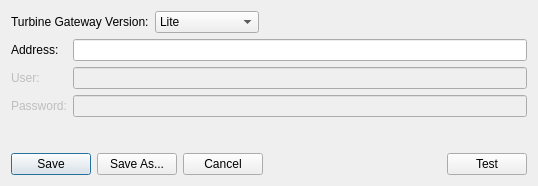
<?xml version="1.0" encoding="UTF-8"?>
<ui version="4.0">
 <class>turbineConfig</class>
 <widget class="QDialog" name="turbineConfig">
  <property name="geometry">
   <rect>
    <x>0</x>
    <y>0</y>
    <width>538</width>
    <height>186</height>
   </rect>
  </property>
  <property name="windowTitle">
   <string>Turbine Configuration</string>
  </property>
  <layout class="QVBoxLayout" name="verticalLayout">
   <item>
    <layout class="QHBoxLayout" name="horizontalLayout_3">
     <item>
      <widget class="QLabel" name="label_5">
       <property name="text">
        <string>Turbine Gateway Version:</string>
       </property>
       <property name="buddy">
        <cstring>verBox</cstring>
       </property>
      </widget>
     </item>
     <item>
      <widget class="QComboBox" name="verBox">
       <item>
        <property name="text">
         <string>Lite</string>
        </property>
       </item>
       <item>
        <property name="text">
         <string>Cluster/Cloud</string>
        </property>
       </item>
      </widget>
     </item>
     <item>
      <spacer name="horizontalSpacer_2">
       <property name="orientation">
        <enum>Qt::Horizontal</enum>
       </property>
       <property name="sizeHint" stdset="0">
        <size>
         <width>40</width>
         <height>20</height>
        </size>
       </property>
      </spacer>
     </item>
    </layout>
   </item>
   <item>
    <layout class="QGridLayout" name="gridLayout">
     <item row="4" column="1">
      <widget class="QLineEdit" name="pwdEdit">
       <property name="enabled">
        <bool>false</bool>
       </property>
       <property name="echoMode">
        <enum>QLineEdit::Password</enum>
       </property>
      </widget>
     </item>
     <item row="3" column="1">
      <widget class="QLineEdit" name="userEdit">
       <property name="enabled">
        <bool>false</bool>
       </property>
      </widget>
     </item>
     <item row="2" column="1">
      <widget class="QLineEdit" name="addressEdit">
       <property name="enabled">
        <bool>true</bool>
       </property>
       <property name="text">
        <string/>
       </property>
       <property name="readOnly">
        <bool>false</bool>
       </property>
      </widget>
     </item>
     <item row="2" column="0">
      <widget class="QLabel" name="label">
       <property name="text">
        <string>Address:</string>
       </property>
       <property name="buddy">
        <cstring>addressEdit</cstring>
       </property>
      </widget>
     </item>
     <item row="3" column="0">
      <widget class="QLabel" name="label_2">
       <property name="enabled">
        <bool>false</bool>
       </property>
       <property name="text">
        <string>User:</string>
       </property>
       <property name="buddy">
        <cstring>userEdit</cstring>
       </property>
      </widget>
     </item>
     <item row="4" column="0">
      <widget class="QLabel" name="label_3">
       <property name="enabled">
        <bool>false</bool>
       </property>
       <property name="text">
        <string>Password:</string>
       </property>
       <property name="buddy">
        <cstring>pwdEdit</cstring>
       </property>
      </widget>
     </item>
    </layout>
   </item>
   <item>
    <spacer name="verticalSpacer_2">
     <property name="orientation">
      <enum>Qt::Vertical</enum>
     </property>
     <property name="sizeHint" stdset="0">
      <size>
       <width>20</width>
       <height>40</height>
      </size>
     </property>
    </spacer>
   </item>
   <item>
    <layout class="QHBoxLayout" name="horizontalLayout">
     <item>
      <widget class="QPushButton" name="saveButton">
       <property name="text">
        <string>Save</string>
       </property>
      </widget>
     </item>
     <item>
      <widget class="QPushButton" name="saveAsButton">
       <property name="text">
        <string>Save As...</string>
       </property>
      </widget>
     </item>
     <item>
      <widget class="QPushButton" name="cancelButton">
       <property name="text">
        <string>Cancel</string>
       </property>
      </widget>
     </item>
     <item>
      <spacer name="horizontalSpacer">
       <property name="orientation">
        <enum>Qt::Horizontal</enum>
       </property>
       <property name="sizeHint" stdset="0">
        <size>
         <width>40</width>
         <height>20</height>
        </size>
       </property>
      </spacer>
     </item>
     <item>
      <widget class="QPushButton" name="testButton">
       <property name="text">
        <string>Test</string>
       </property>
      </widget>
     </item>
    </layout>
   </item>
  </layout>
 </widget>
 <tabstops>
  <tabstop>addressEdit</tabstop>
  <tabstop>userEdit</tabstop>
  <tabstop>pwdEdit</tabstop>
  <tabstop>testButton</tabstop>
  <tabstop>saveButton</tabstop>
  <tabstop>saveAsButton</tabstop>
  <tabstop>cancelButton</tabstop>
  <tabstop>verBox</tabstop>
 </tabstops>
 <resources>
  <include location="../icons.qrc"/>
 </resources>
 <connections/>
</ui>
